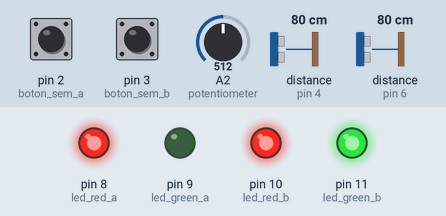
Simulated run of this sketch. Board: Arduino Uno, built with avr-gcc and run on an emulated ATmega328P. Shown: output pins drawn as LEDs (lit = HIGH). The test bench sets the inputs (shaded band); at power-on: pin 3 (boton_sem_b) LOW, pin 2 (boton_sem_a) LOW, distance to the obstacle (sensors on pin 4, pin 6) 80 cm, A2 (potentiometer) = 512. The echo pulse lasts 58.3 µs per cm; pins used as bus, display or sensor lines are not drawn.

Above: at 1.2 s.
1.3 s: pin 3 (boton_sem_b) pulled HIGH for 0.15 s
21.5 s: pin 2 (boton_sem_a) pulled HIGH for 0.15 s
At 26.0 s:
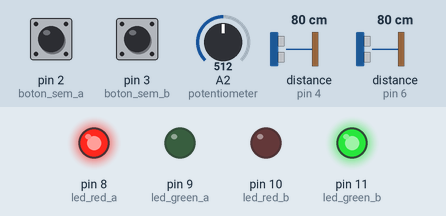
At 36.0 s:
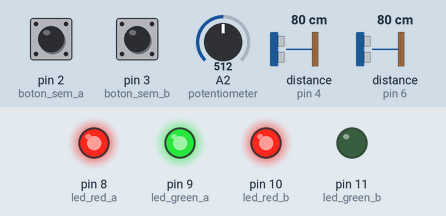
41.5 s: distance to the obstacle (sensor on pin 4) set to 103 cm
61.5 s: distance to the obstacle (sensor on pin 4) set to 110 cm
At 86.2 s:
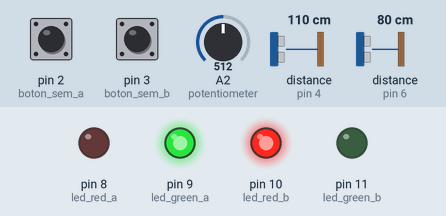
Timing chart, 0 to 86.5 s (numbered marks = the images above; inputs shaded):
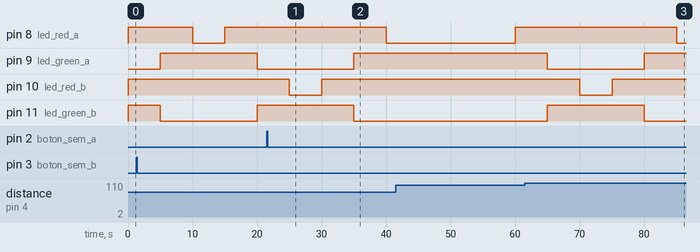

Measured:
- the behaviour switches between 105 and 106 cm on distance to the obstacle (sensor on pin 4) (found by bisection; images 2 and 3)
- after the input at 21.5 s, pin 8 (led_red_a): HIGH → LOW after 18.5 s; pin 9 (led_green_a): LOW → HIGH after 13.5 s; pin 11 (led_green_b): HIGH → LOW after 13.5 s
- after the input at 61.5 s, pin 8 (led_red_a): HIGH → LOW after 23.5 s

The sketch:

smarttrafficlight.ino
```cpp
//tiempos
#define TIME_TO_REAL_SEM 15000
#define TIME_TO_SENSOR_HIGH 10
#define TIME_TO_SENSOR_LOW 2
#define TIME_TO_REACTIVE 15000
#define TIME_CHANGE_FIRST_YELLOW 5000
#define TIME_CHANGE_SECOND_YELLOW 10000

//distancias
#define DISTANCE_TO_ACTIVE_SENSOR_MAX 200
#define DISTANCE_TO_ACTIVE_SENSOR_MIN 10

//values
#define MAX_VALUE 1023

//estados
#define INIT 0
#define SEM_A_GREEN 1
#define SEM_B_GREEN 2
#define UNAVAILABLE_SMART_SEM_A 3
#define UNAVAILABLE_SMART_SEM_B 4

//eventos
#define TIMEOUT 0
#define CHANGE_TO_SEM_A 1
#define CHANGE_TO_SEM_B 2
#define STANDBY 3
#define CHANGE_FIRST_YELLOW 4
#define CHANGE_SECOND_YELLOW 5
#define SMART_SEM_OFF 6
#define SMART_SEM_ON 7

//funcionamiento
#define ACTIVE true
#define INACTIVE false
#define TIME_TO_DISTANCE 58
#define LED_ON 255
#define LED_OFF 0
#define MIN_POTENTIOMETER 0
#define MAX_POTENTIOMETER 1023
#define NO_MSG 0;
int state;
int past_state;
int event;

//luces del semaforo
int led_red_a = 8;
int led_green_a = 9;
int led_red_b = 10;
int led_green_b = 11;

//botones de cruce
int boton_sem_a = 2;
int boton_sem_b = 3;
bool is_button_a_pressed;
bool is_button_b_pressed;

//modificador de la distancia
int potentiometer = 2;

//variables de tiempo
long time_now;
long time_change;
long time_wait;
long time_sensor;
long time_reactive;
bool standard_sem;
bool reactive_sem;

//sensores
int trigger_sem_a = 7;
int echo_sem_a = 6;
int trigger_sem_b = 5;
int echo_sem_b = 4;
bool car_in_sensor_a;
bool car_in_sensor_b;
int distance_to_active_sensor;

//bluetooth
#include <SoftwareSerial.h>
int txd=13;
int rxd=12;
SoftwareSerial BT(rxd, txd);


void setup()
{
  state = INIT;
  past_state = INIT;
  is_button_a_pressed = INACTIVE;
  is_button_b_pressed = INACTIVE;
  standard_sem = INACTIVE;
  car_in_sensor_a = INACTIVE;
  car_in_sensor_b = INACTIVE;
  pinMode(led_red_a, OUTPUT);
  pinMode(led_green_a, OUTPUT);
  pinMode(led_red_b, OUTPUT);
  pinMode(led_green_b, OUTPUT);
  attachInterrupt(digitalPinToInterrupt(boton_sem_a), push_button_a, RISING);
  attachInterrupt(digitalPinToInterrupt(boton_sem_b), push_button_b, RISING);
  pinMode(echo_sem_a,INPUT);
  pinMode(trigger_sem_a,OUTPUT);
  pinMode(echo_sem_b,INPUT);
  pinMode(trigger_sem_b,OUTPUT);
  state=INIT;
  event=STANDBY;
  BT.begin(9600);
  Serial.begin(9600);
}

void loop()
{
  state_machine();
  event = get_event();
}

int get_event()
{
  time_now = millis();
  int rx=rx_bluetooth();
  if(rx == SMART_SEM_OFF)
  {
    return SMART_SEM_OFF;
  }
  if(rx == SMART_SEM_ON)
  {
    return SMART_SEM_ON;
  }
  if ((time_now - time_wait) < TIME_TO_REACTIVE)
  {
    if ((time_now - time_wait) < TIME_CHANGE_FIRST_YELLOW)
    {
      return CHANGE_FIRST_YELLOW;
    }
    if ((time_now - time_wait) < TIME_CHANGE_SECOND_YELLOW)
    {
      return CHANGE_SECOND_YELLOW;
    }
    return STANDBY;
  }

  if (is_button_a_pressed)
  {
    is_button_a_pressed=INACTIVE;
    standard_sem=INACTIVE;
    return CHANGE_TO_SEM_A;
  }

  if (is_button_b_pressed)
  {
    is_button_b_pressed=INACTIVE;
    standard_sem=INACTIVE;
    return CHANGE_TO_SEM_B;
  }
  car_in_sensor_a = register_sensor(trigger_sem_a,echo_sem_a,get_potentiometer());
  car_in_sensor_b = register_sensor(trigger_sem_b,echo_sem_b,get_potentiometer());

  if(car_in_sensor_a && !car_in_sensor_b)
  {
    standard_sem=INACTIVE;
    return CHANGE_TO_SEM_A;
  }
  if(!car_in_sensor_a && car_in_sensor_b)
  {
    standard_sem=INACTIVE;
    return CHANGE_TO_SEM_B;
  }

  if (!standard_sem)
  {
    time_change = millis();
    standard_sem = ACTIVE;
    return STANDBY;
  }
  if ((time_now - time_change) >= TIME_TO_REAL_SEM)
  {
    standard_sem = INACTIVE;
    return TIMEOUT;
  }
  return STANDBY;
}

void state_machine()
{
  switch(state)
  {
    case INIT:
      state = SEM_A_GREEN;
    break;
    case SEM_A_GREEN:
      switch (event)
      {
        case STANDBY:
          light_green_sem_a();
        break;
        case TIMEOUT:
          state = SEM_B_GREEN;
          lock_changes();
          light_green_sem_b();
        break;
        case CHANGE_TO_SEM_A:
          state = SEM_A_GREEN;
          light_green_sem_a();
        break;
        case CHANGE_TO_SEM_B:
          state = SEM_B_GREEN;
          lock_changes();
          light_green_sem_b();
        break;
        case CHANGE_FIRST_YELLOW:
          light_yellow_sem_b();
        break;
        case CHANGE_SECOND_YELLOW:
          light_yellow_sem_a();
        break;
        case SMART_SEM_OFF:
          state=UNAVAILABLE_SMART_SEM_A;
      }
    break;
    case SEM_B_GREEN:
      switch (event)
      {
        case STANDBY:
          light_green_sem_b();
        break;
        case TIMEOUT:
          state = SEM_A_GREEN;
          lock_changes();
          light_green_sem_a();
        break;
        case CHANGE_TO_SEM_A:
          state = SEM_A_GREEN;
          lock_changes();
          light_green_sem_a();
        break;
        case CHANGE_TO_SEM_B:
          state = SEM_B_GREEN;
          light_green_sem_b();
        break;
        case CHANGE_FIRST_YELLOW:
          light_yellow_sem_a();
        break;
        case CHANGE_SECOND_YELLOW:
          light_yellow_sem_b();
        break;
        case SMART_SEM_OFF:
          state=UNAVAILABLE_SMART_SEM_B;
        break;
      }
    break;
    case UNAVAILABLE_SMART_SEM_A:
      switch (event)
      {
        case STANDBY:
          light_green_sem_a();
        break;
        case TIMEOUT:
          state = UNAVAILABLE_SMART_SEM_B;
          lock_changes();
          light_green_sem_b();
        break;
        case CHANGE_FIRST_YELLOW:
          light_yellow_sem_b();
        break;
        case CHANGE_SECOND_YELLOW:
          light_yellow_sem_a();
        break;
        case SMART_SEM_ON:
          state=SEM_A_GREEN;
        break;
      }
    break;
    case UNAVAILABLE_SMART_SEM_B:
      switch (event)
      {
        case STANDBY:
          light_green_sem_b();
        break;
        case TIMEOUT:
          state = UNAVAILABLE_SMART_SEM_A;
          lock_changes();
          light_green_sem_a();
        break;
        case CHANGE_FIRST_YELLOW:
          light_yellow_sem_a();
        break;
        case CHANGE_SECOND_YELLOW:
          light_yellow_sem_b();
        break;
        case SMART_SEM_ON:
          state=SEM_B_GREEN;
        break;
      }
    break;
  }
}

void push_button_a ()
{
  is_button_a_pressed = ACTIVE;
}

void push_button_b ()
{
  is_button_b_pressed = ACTIVE;
}

void light_green_sem_a()
{
  analogWrite(led_red_a,LED_OFF);
  analogWrite(led_green_a,LED_ON);
  analogWrite(led_red_b,LED_ON);
  analogWrite(led_green_b,LED_OFF);
}

void light_yellow_sem_a()
{
  analogWrite(led_red_a,LED_ON);
  analogWrite(led_green_a,LED_ON);
  analogWrite(led_red_b,LED_ON);
  analogWrite(led_green_b,LED_OFF);
}

void light_green_sem_b()
{
  analogWrite(led_red_a,LED_ON);
  analogWrite(led_green_a,LED_OFF);
  analogWrite(led_red_b,LED_OFF);
  analogWrite(led_green_b,LED_ON);
}

void light_yellow_sem_b()
{
  analogWrite(led_red_a,LED_ON);
  analogWrite(led_green_a,LED_OFF);
  analogWrite(led_red_b,LED_ON);
  analogWrite(led_green_b,LED_ON);
}

bool register_sensor(int trigger, int echo, int distance_to_active)
{
  digitalWrite(trigger,LOW);
  delayMicroseconds(TIME_TO_SENSOR_LOW);
  digitalWrite(trigger,HIGH);
  delayMicroseconds(TIME_TO_SENSOR_HIGH);
  digitalWrite(trigger,LOW);
  long time=pulseIn(echo,HIGH);
  long current_distance=time/TIME_TO_DISTANCE;
  if(current_distance <= distance_to_active)
  {
    return ACTIVE;
  }
  return INACTIVE;
}

void lock_changes()
{
    time_wait = millis();
}

int get_potentiometer()
{
  int value = analogRead(potentiometer);
  distance_to_active_sensor = map(value,MIN_POTENTIOMETER,MAX_POTENTIOMETER,DISTANCE_TO_ACTIVE_SENSOR_MIN,DISTANCE_TO_ACTIVE_SENSOR_MAX);
  return distance_to_active_sensor;
}

int rx_bluetooth()
{
  if(past_state != state)
  {
    if(state == SEM_A_GREEN)
    {
      BT.write("V~");
      past_state=state;
    }
    if(state == SEM_B_GREEN)
    {
      BT.write("R~");
      past_state=state;
    }
  }
  if (BT.available()>0)
  {
    char dato=BT.read();
    if(dato == 'S')
    {
      return SMART_SEM_ON;
    }
    if(dato == 'N')
    {
      return SMART_SEM_OFF;
    }
  }
  return NO_MSG;
}
```
